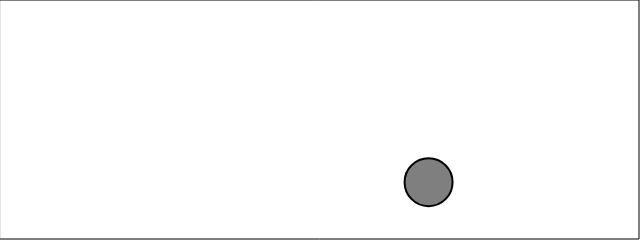
Frame 1 (no input)
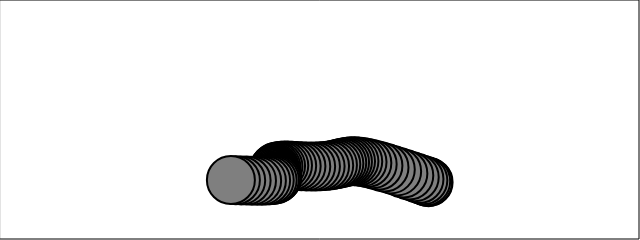
Frame 60 (no input)
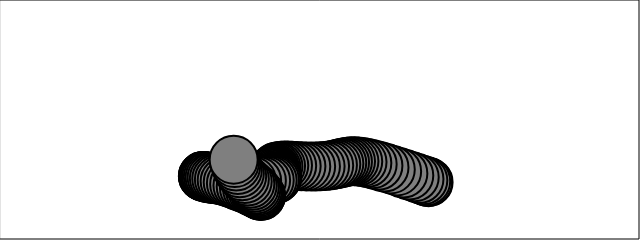
Frame 120 (the mouse pressed at the canvas centre since frame 60)

The p5.js sketch that drew these frames (run headless with seeded random() and noise() and a simulated clock; from frame 60 on, the mouse is pressed at the canvas centre):

// p5.js sketch
// ── sketch.js
let obj;

function setup() {
  createCanvas(640, 240);
  obj = new Obj();
  background(255);
  stroke(0);
  noFill();
  rect(0, 0, width - 1, height - 1);
}

function draw() {
  obj.step();
  obj.show();
}

class Obj {
  constructor() {
    this.tx = 0;
    this.ty = 10000;
  }

  step() {
    // positions mapped from the noise
    this.x = map(noise(this.tx), 0, 1, 0, width); // generates values in the range of 0 to 1, similar to a random function, but with smooth transitions.
    this.y = map(noise(this.ty), 0, 1, 0, height);

    // move forward through time
    this.tx += 0.01;
    this.ty += 0.01;
  }

  show() {
    strokeWeight(2);
    fill(127);
    stroke(0);
    circle(this.x, this.y, 48);
  }
}
